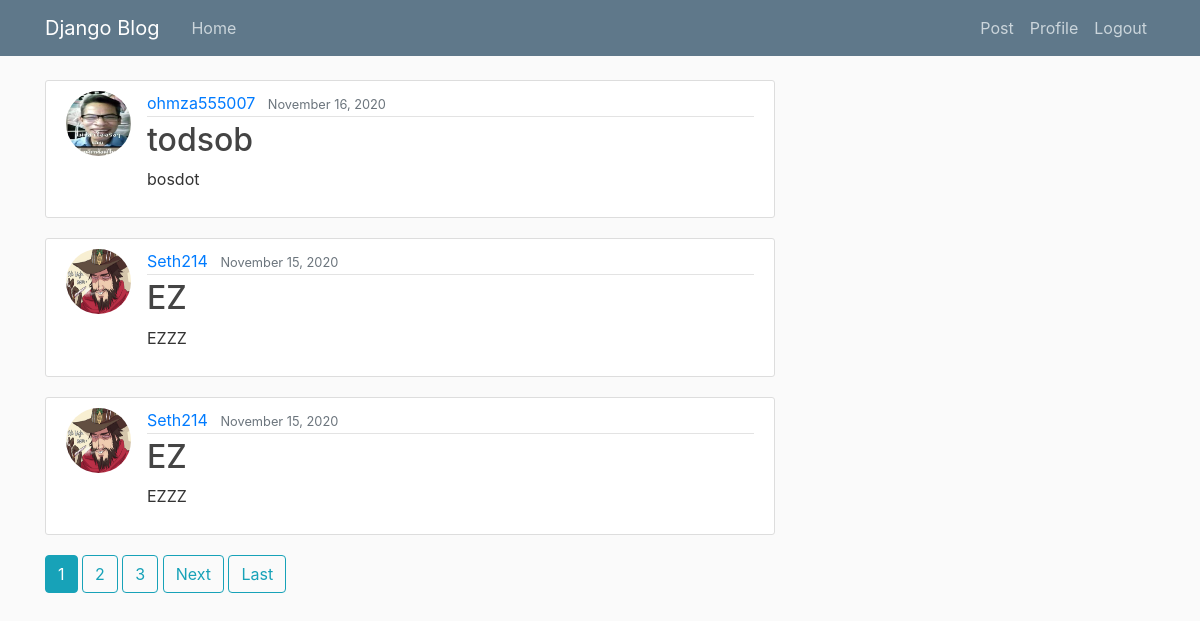
Screenshot of / (signed in) with the database file from the repository.
### blog/models.py (models this page shows, shortened)
class Post(models.Model):
    title = models.CharField(max_length = 100)
    content = models.TextField()
    date_posted = models.DateTimeField(default=timezone.now)
    author = models.ForeignKey(User, on_delete = models.CASCADE)

### users/models.py (models this page shows, shortened)
class Profile(models.Model):
    user = models.OneToOneField(User, on_delete=models.CASCADE)
    image = models.ImageField(default='default.jpg', upload_to='profile_pics')

### blog/views.py (the view)
# urls.py: path('', PostListView.as_view(), name='blog-home'),
class PostListView(ListView):
    model = Post
    template_name = 'blog/home.html'
    context_object_name = 'posts'
    ordering = ['-date_posted']
    paginate_by = 3

### blog/templates/blog/home.html (shortened to what this page needs)
{% extends "blog/base.html" %}
{% block content %}
  {% for post in posts %}
    <article class="media content-section">
      <img class="rounded-circle article-img" src="{{ post.author.profile.image.url }}" >
      <div class="media-body">
        <div class="article-metadata">
          <a class="mr-2" href="{% url 'user-posts' post.author.username %}">{{ post.author }}</a>
          <small class="text-muted">{{ post.date_posted|date:"F d, Y" }}</small>
        </div>
        <h2><a class="article-title" href="{% url 'post-detail' post.id %}">{{ post.title }}</a></h2>
        <p class="article-content">{{ post.content }}</p>
      </div>
    </article>
  {% endfor %}
  {% if is_paginated %}
    {% for num in page_obj.paginator.page_range %}
      {% if page_obj.number == num %}
        <a class="btn btn-info mb-4" href="?page={{ num }}">{{ num }}</a>
      {% elif num > page_obj.number|add:'-3' and num < page_obj.number|add:'3' %}
        <a class="btn btn-outline-info mb-4" href="?page={{ num }}">{{ num }}</a>
      {% endif %}
    {% endfor %}
     {% if page_obj.has_next %}
      <a class="btn btn-outline-info mb-4" href="?page={{ page_obj.next_page_number }}">Next</a>
      <a class="btn btn-outline-info mb-4" href="?page={{ page_obj.paginator.num_pages }}">Last</a>
    {% endif %}
  {% endif %}
{% endblock content %}

### blog/static/blog/main.css (style rules this page uses)
body { background: #fafafa; color: #333333; margin-top: 5rem; }
h1, h2, h3, h4, h5, h6 { color: #444444; }
.content-section { background: #ffffff; padding: 10px 20px; border: 1px solid #dddddd; border-radius: 3px; margin-bottom: 20px; }
.article-title { color: #444444; }
.article-content { white-space: pre-line; }
.article-img { height: 65px; width: 65px; margin-right: 16px; }
.article-metadata { padding-bottom: 1px; margin-bottom: 4px; border-bottom: 1px solid #e3e3e3 }

### rows the page displays
Post: author.profile.image (placeholder picture), author "ohmza555007", date_posted "November 16, 2020", title "todsob", content "bosdot"
Post: author.profile.image (picture), author "Seth214", date_posted "November 15, 2020", title "EZ", content "EZZZ"
Post: author.profile.image (picture), author "Seth214", date_posted "November 15, 2020", title "EZ", content "EZZZ"

### other values shown
{{ num }} "1"
{{ num }} "2" "3"
